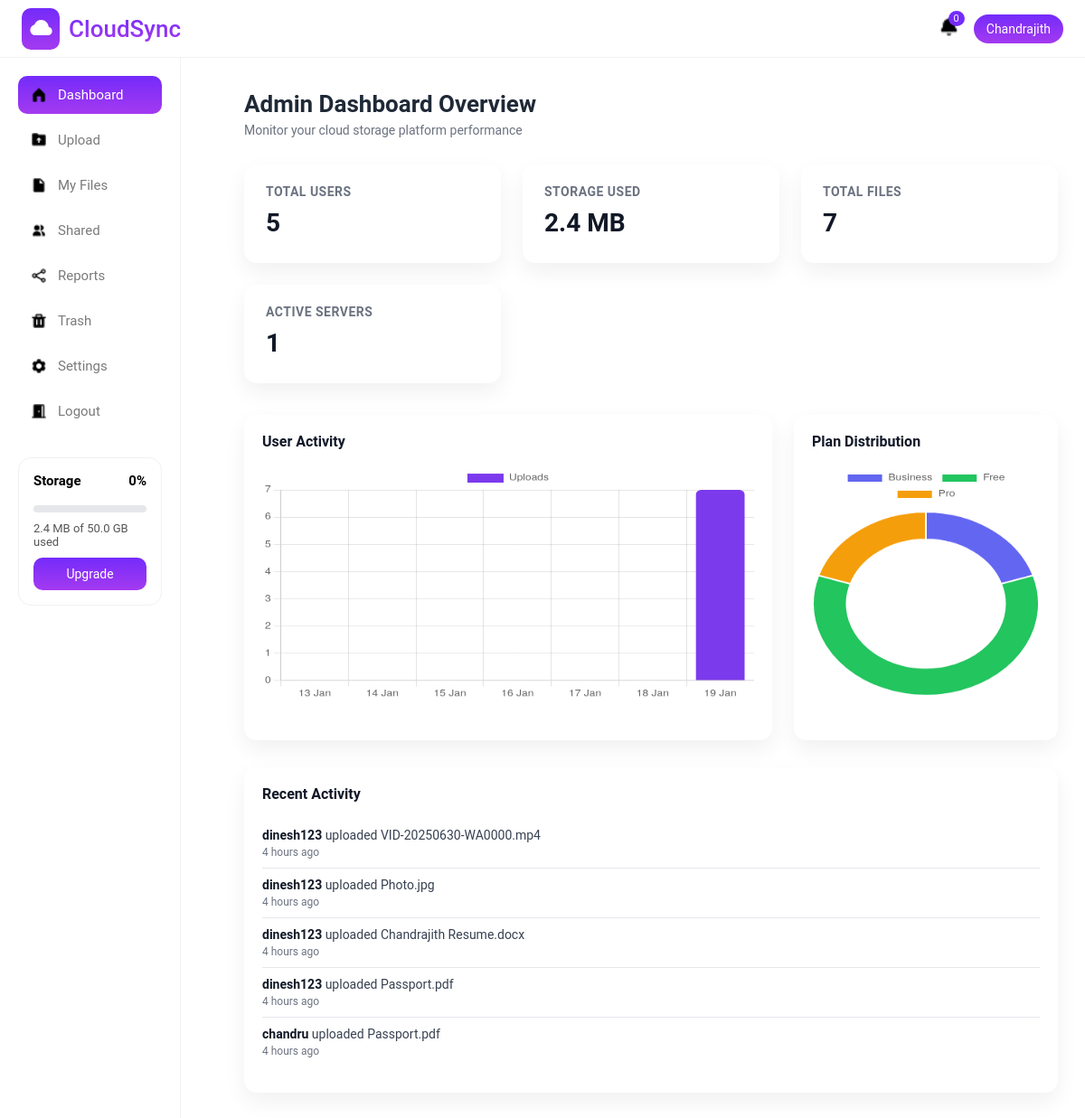
Page /user/admin/dashboard/ (signed in) on the committed database.
### accounts/models.py (models this page shows)
class User(AbstractUser):
    profile_picture = models.ImageField(null=True, blank=True, upload_to = profile_image_upload_path)
    phone = models.CharField(max_length=10, unique=True, null=True, blank=True)

### storageapp/models.py (models this page shows, shortened)
class CloudFile(models.Model):
    FILE_TYPES = (
        ("image", "Image"),
        ("video", "Video"),
        ("document", "Document"),
        ("other", "Other"),
    )
    user = models.ForeignKey(settings.AUTH_USER_MODEL, on_delete=models.CASCADE)
    file_name = models.CharField(max_length=255)
    file_size = models.BigIntegerField()
    file_type = models.CharField(max_length=20, choices=FILE_TYPES)
    file_url = models.URLField(null=True, blank=True)
    uploaded_file = models.FileField(upload_to='cloud/',null=True)
    public_id = models.CharField(max_length=255,null=True)
    uploaded_at = models.DateTimeField(auto_now_add=True)
    is_deleted = models.BooleanField(default=False)
    deleted_at = models.DateTimeField(null=True, blank=True)

### storageapp/views.py (the view)
# urls.py: path("admin/dashboard/", admin_dashboard, name="admin_dashboard"),
@login_required
@user_passes_test(is_admin)
def admin_dashboard(request):
    total_users = User.objects.count()
    total_files = CloudFile.objects.count()
    storage_used = CloudFile.objects.aggregate(total=models.Sum("file_size"))["total"] or 0
    plan_stats = (
        UserSubscription.objects
        .values("plan__name")
        .annotate(count=Count("id"))
    )
    recent_activity = (
        CloudFile.objects
        .select_related("user")
        .order_by("-uploaded_at")[:5]
    )
    return render(request, "adminpanel/dashboard.html", {
        "total_users": total_users,
        "total_files": total_files,
        "storage_used": storage_used,
        "plan_stats": plan_stats,
        "recent_activity": recent_activity,
    })

### storageapp/context_processors.py (called while the page is built)
def storage_info(request):
    if not request.user.is_authenticated:
        return {}
    sub = UserSubscription.objects.select_related("plan").filter(user=request.user).first()
    used = (
        CloudFile.objects
        .filter(user=request.user, is_deleted=False)
        .aggregate(total=Sum("file_size"))["total"] or 0
    )
    limit = sub.plan.storage_limit
    storage_percent = min(
        int((used / limit) * 100) if limit else 0,
        100
    )
    return {
        "storage_used": used,
        "storage_limit": limit,
        "storage_percent": int((used / limit) * 100) if limit else 0,
        "current_plan": sub.plan,
        "storage_percent":storage_percent,
    }

### storageapp/views.py (called while the page is built)
def is_admin(user):
    return user.is_superuser

### subscriptions/context_processors.py (called while the page is built)
def subscription_context(request):
    if not request.user.is_authenticated:
        return {}
    subscription = UserSubscription.objects.select_related("plan").get(user=request.user)
    used = CloudFile.objects.filter(
        user=request.user,
        is_deleted=False
    ).aggregate(s=Sum("file_size"))["s"] or 0
    limit = subscription.plan.storage_limit
    percent = min(int((used / limit) * 100), 100) if limit else 0
    return {
        "current_plan": subscription.plan,
        "storage_used": used,
        "storage_limit": limit,
        "storage_percent": percent,
    }

### storageapp/templates/adminpanel/dashboard.html (shortened to what this page needs)
{% extends "adminpanel/admin_base.html" %}
{% load static %}
{% load humanize %}
{% block style %}
<link rel="stylesheet" href="{% static 'css/admin_dashboard.css' %}">
{% endblock %}
{% block content %}
<h2 class="dashboard-title">Admin Dashboard Overview</h2>
<p class="dashboard-subtitle">
    Monitor your cloud storage platform performance
</p>
<div class="storage-cards admin-cards">
    <div class="card">
        <h4>Total Users</h4>
        <strong>{{ total_users|intcomma }}</strong>
    </div>
    <div class="card">
        <h4>Storage Used</h4>
        <strong>{{ storage_used|filesizeformat }}</strong>
    </div>
    <div class="card">
        <h4>Total Files</h4>
        <strong>{{ total_files|intcomma }}</strong>
    </div>
    <div class="card">
        <h4>Active Servers</h4>
        <strong>1</strong>
    </div>
</div>
<div class="admin-grid">
    <div class="admin-card large">
        <h4>User Activity</h4>
        <canvas id="userActivityChart"></canvas>
    </div>
    <div class="admin-card">
        <h4>Plan Distribution</h4>
        <canvas id="planChart"></canvas>
    </div>
</div>
<div class="admin-card">
    <h4>Recent Activity</h4>
    <ul class="activity-list">
        {% for file in recent_activity %}
            <li>
                <strong>{{ file.user.username }}</strong>
                uploaded {{ file.file_name }}
                <small>{{ file.uploaded_at|naturaltime }}</small>
            </li>
        {% endfor %}
    </ul>
</div>
{% endblock %}
{% block script %}
<script>
/* USER ACTIVITY BAR CHART */
fetch("/user/admin/api/user-activity/")
  .then(res => res.json())
  .then(res => {
      console.log(res); // DEBUG
      new Chart(document.getElementById("userActivityChart"), {
          type: "bar",
          data: {
              labels: res.labels,   // ✅ ARRAY
              datasets: [{
                  label: "Uploads",
                  data: res.data,   // ✅ ARRAY
                  backgroundColor: "#7c3aed",
                  borderRadius: 6
              }]
          },
          options: {
              responsive: true,
              maintainAspectRatio: false
          }
      });
  });
/* PLAN DISTRIBUTION DONUT */
fetch("/user/admin/api/plan-distribution/")
  .then(res => res.json())
  .then(res => {
      new Chart(document.getElementById("planChart"), {
          type: "doughnut",
          data: {
              labels: res.labels,
              datasets: [{
                  data: res.data,
                  backgroundColor: [
                      "#6366f1",
                      "#22c55e",
                      "#f59e0b",
                      "#ef4444"
                  ],
                  cutout: "70%"
              }]
          },
          options: {
              responsive: true,
              maintainAspectRatio: false
          }
      });
  });
</script>
{% endblock %}

### storageapp/templates/adminpanel/admin_base.html (shortened to what this page needs)
{% load static %}
<!DOCTYPE html>
<html lang="en">
<head>
    <link rel="stylesheet" href="{% static 'css/common.css' %}">
    <link rel="stylesheet" href="{% static 'css/base.css' %}">
    {% block style %}
    {% endblock %}
</head>
<body>
<div class="header">
    <div class="logoarea">
        <div class="logoimage">
            <img src="{% static 'images/cloud.png' %}" alt="logoimage">
        </div>
        <div class="logotext">CloudSync</div>
    </div>
    <div class="header-right">
        <div class="notification"><img src="{% static 'images/bell.png' %}" alt="" srcset=""><span>0</span></div>
        <div class="user-pill">{{ request.user.first_name|default:request.user.username }}</div>
    </div>
</div>
<div class="sidebar">
    <a href="{% url 'storageapp:admin_dashboard' %}" class="nav-item {% if request.resolver_match.url_name == 'admin_dashboard' %}active{% endif %}"><img src="{% static 'images/dashboard.png' %}" alt=""> Dashboard</a>
    <a href="{% url 'storageapp:upload_page' %}" class="nav-item {% if request.resolver_match.url_name == 'upload_page' %}active{% endif %}"><img src="{% static 'images/upload.png' %}" alt=""> Upload</a>
    <a href="{% url 'storageapp:myfiles' %}" class="nav-item {% if request.resolver_match.url_name == 'myfiles' %}active{% endif %}"><img src="{% static 'images/myfile.png' %}" alt=""> My Files</a>
    <a href="{% url 'storageapp:shared_files' %}" class="nav-item {% if request.resolver_match.url_name == 'shared_files' %}active{% endif %}"><img src="{% static 'images/share.png' %}" alt=""> Shared</a>
    <a href="" class="nav-item {% if request.resolver_match.url_name == 'reports' %}active{% endif %}"><img src="{% static 'images/shareicon.png' %}" alt=""> Reports</a>
    <a href="{% url 'storageapp:trash' %}" class="nav-item {% if request.resolver_match.url_name == 'trash' %}active{% endif %}"><img src="{% static 'images/trash.png' %}" alt=""> Trash</a>
    <a href="{% url 'storageapp:settings' %}" class="nav-item {% if request.resolver_match.url_name == 'settings' %}active{% endif %}"><img src="{% static 'images/settings.png' %}" alt=""> Settings</a>
    <a href="{% url 'accounts:user_logout' %}" class="nav-item"><img src="{% static 'images/logout.png' %}" alt=""> Logout</a>
    <div class="storage-box">
        <div style="display:flex;justify-content:space-between">
            <strong>Storage</strong>
            <strong>{{ storage_percent }}%</strong>
        </div>
        <div class="progressbar">
        </div>
        <p>
            {{ storage_used|filesizeformat }}
            of
            {{ storage_limit|filesizeformat }}
            used
        </p>
        {% if current_plan.name != "Business" %}
            <a href="{% url 'subscriptions:upgrade_page' %}" class="upgrade-btn">
                Upgrade
            </a>
        {% endif %}
    </div>
</div>
<div class="main">
    {% block content %}
    {% endblock %}
</div>
    {% block script %}
    {% endblock %}
</body>
</html>

### static/css/common.css (style rules this page uses)
* { margin: 0; padding: 0; box-sizing: border-box; font-family: 'Roboto', sans-serif; }
:root { --white:#ffffff; --red:red; --blue:#742BFA; --violet:#A43AF0; --grey:#7A7A7A; --lightgrey:#f1f1f1; --bordergrey:#d0d0d0; --black:#000000; }
body { background: var(--white); color: var(--black); }
html { min-width: 320px; scroll-behavior: smooth; }
a { text-decoration: none; }

### static/css/base.css (style rules this page uses)
.header { height: 64px; background: var(--white); display: flex; align-items: center; justify-content: space-between; padding: 0 24px; border-bottom: 1px solid var(--lightgrey); position: fixed; top: 0; left: 0; right: 0; z-index: 100; }
.logoarea { display: flex; align-items: center; gap: 10px; }
.logoarea .logoimage { background:linear-gradient(to bottom, #742BFA, #A43AF0); padding: 7px; border-radius: 10px; }
.logoarea .logotext { background-image: linear-gradient(to bottom, #742BFA, #A43AF0); background-clip: text; -webkit-background-clip: text; color: transparent; -webkit-text-fill-color: transparent; font-size: clamp(20px, 2.5vw, 26px); font-weight: 550; }
.header-right { display: flex; align-items: center; gap: 16px; }
.header-right img { width: 23px; height: 23px; }
.notification { position: relative; font-size: 18px; cursor: pointer; }
.notification span { position: absolute; top: -6px; right: -6px; background: var(--blue); color: var(--white); font-size: 11px; padding: 2px 6px; border-radius: 50%; }
.user-pill { background: linear-gradient(to bottom, #742BFA, #A43AF0); color: var(--white); padding: 8px 14px; border-radius: 30px; font-size: 14px; cursor: pointer; }
.sidebar { width: 200px; min-width: 180px; background: var(--white); position: fixed; top: 64px; bottom: 0; left: 0; border-right: 1px solid var(--lightgrey); padding: 20px; }
.sidebar img { width: 18px; height: 18px; }
.nav-item { display: flex; align-items: center; gap: 12px; padding: 12px 14px; border-radius: 10px; color: var(--grey); text-decoration: none; margin-bottom: 8px; font-size: 15px; }
.nav-item.active, .nav-item:hover { background: linear-gradient(to bottom, #742BFA, #A43AF0); color: var(--white); }
.storage-box { margin-top: 30px; border: 1px solid var(--lightgrey); border-radius: 14px; padding: 16px; background: #fff; }
.storage-box strong { font-size: 15px; display: block; margin-bottom: 8px; }
.progressbar { height: 8px; background: #e5e7eb; border-radius: 999px; overflow: hidden; margin: 10px 0; }
.storage-box p { font-size: 13px; color: #555; margin: 6px 0 10px; }
.upgrade-btn { display: block; text-align: center; padding: 10px; border-radius: 10px; background: linear-gradient(to bottom, #742BFA, #A43AF0); color: #fff; text-decoration: none; font-size: 14px; }
.main { margin-left: 240px; padding: 100px 30px 30px; }

### rows in the picture
User: user.first_name "Chandrajith"
CloudFile: user.username "dinesh123", file_name "VID-20250630-WA0000.mp4", uploaded_at "4 hours ago"
CloudFile: user.username "dinesh123", file_name "Photo.jpg", uploaded_at "4 hours ago"
CloudFile: user.username "dinesh123", file_name "Chandrajith Resume.docx", uploaded_at "4 hours ago"
CloudFile: user.username "dinesh123", file_name "Passport.pdf", uploaded_at "4 hours ago"
CloudFile: user.username "chandru", file_name "Passport.pdf", uploaded_at "4 hours ago"

### other values in the picture
{{ storage_percent }} "0"
{{ storage_used|filesizeformat }} "2.4 MB"
{{ storage_limit|filesizeformat }} "50.0 GB"
{{ total_users|intcomma }} "5"
{{ total_files|intcomma }} "7"
